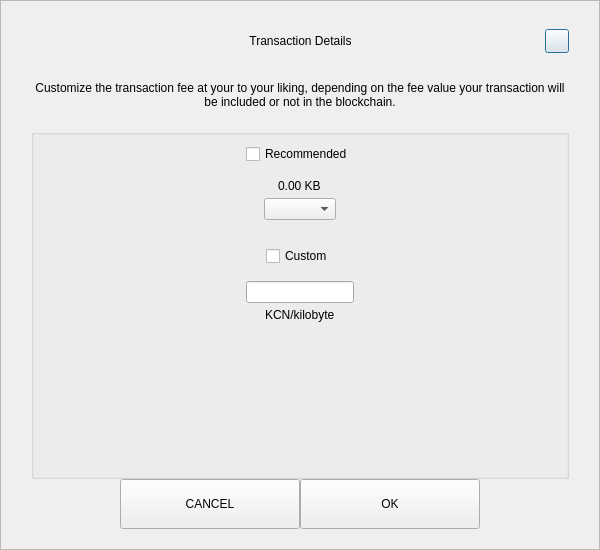
<?xml version="1.0" encoding="UTF-8"?>
<ui version="4.0">
 <class>SendCustomFeeDialog</class>
 <widget class="QDialog" name="SendCustomFeeDialog">
  <property name="geometry">
   <rect>
    <x>0</x>
    <y>0</y>
    <width>600</width>
    <height>550</height>
   </rect>
  </property>
  <property name="windowTitle">
   <string>Form</string>
  </property>
  <layout class="QVBoxLayout" name="verticalLayout_3">
   <property name="spacing">
    <number>0</number>
   </property>
   <property name="leftMargin">
    <number>0</number>
   </property>
   <property name="topMargin">
    <number>0</number>
   </property>
   <property name="rightMargin">
    <number>0</number>
   </property>
   <property name="bottomMargin">
    <number>0</number>
   </property>
   <item>
    <widget class="QFrame" name="frame">
     <property name="styleSheet">
      <string notr="true"/>
     </property>
     <property name="frameShape">
      <enum>QFrame::StyledPanel</enum>
     </property>
     <property name="frameShadow">
      <enum>QFrame::Raised</enum>
     </property>
     <layout class="QVBoxLayout" name="verticalLayout_2">
      <property name="spacing">
       <number>0</number>
      </property>
      <property name="leftMargin">
       <number>30</number>
      </property>
      <property name="topMargin">
       <number>20</number>
      </property>
      <property name="rightMargin">
       <number>30</number>
      </property>
      <property name="bottomMargin">
       <number>20</number>
      </property>
      <item>
       <layout class="QHBoxLayout" name="horizontalLayout_3">
        <property name="spacing">
         <number>0</number>
        </property>
        <item>
         <spacer name="horizontalSpacer_21">
          <property name="orientation">
           <enum>Qt::Horizontal</enum>
          </property>
          <property name="sizeHint" stdset="0">
           <size>
            <width>40</width>
            <height>20</height>
           </size>
          </property>
         </spacer>
        </item>
        <item>
         <widget class="QLabel" name="labelTitle">
          <property name="minimumSize">
           <size>
            <width>0</width>
            <height>40</height>
           </size>
          </property>
          <property name="maximumSize">
           <size>
            <width>16777215</width>
            <height>40</height>
           </size>
          </property>
          <property name="styleSheet">
           <string notr="true">padding-left:24px;</string>
          </property>
          <property name="text">
           <string>Transaction Details</string>
          </property>
          <property name="alignment">
           <set>Qt::AlignCenter</set>
          </property>
          <property name="margin">
           <number>7</number>
          </property>
         </widget>
        </item>
        <item>
         <spacer name="horizontalSpacer">
          <property name="orientation">
           <enum>Qt::Horizontal</enum>
          </property>
          <property name="sizeHint" stdset="0">
           <size>
            <width>40</width>
            <height>20</height>
           </size>
          </property>
         </spacer>
        </item>
        <item>
         <widget class="QPushButton" name="btnEsc">
          <property name="minimumSize">
           <size>
            <width>24</width>
            <height>24</height>
           </size>
          </property>
          <property name="maximumSize">
           <size>
            <width>24</width>
            <height>24</height>
           </size>
          </property>
          <property name="text">
           <string/>
          </property>
         </widget>
        </item>
       </layout>
      </item>
      <item>
       <spacer name="verticalSpacer_2">
        <property name="orientation">
         <enum>Qt::Vertical</enum>
        </property>
        <property name="sizeType">
         <enum>QSizePolicy::Fixed</enum>
        </property>
        <property name="sizeHint" stdset="0">
         <size>
          <width>20</width>
          <height>20</height>
         </size>
        </property>
       </spacer>
      </item>
      <item>
       <widget class="QLabel" name="labelMessage">
        <property name="text">
         <string>Customize the transaction fee at your to your liking, depending on the fee value your transaction will be included or not in the blockchain.</string>
        </property>
        <property name="alignment">
         <set>Qt::AlignCenter</set>
        </property>
        <property name="wordWrap">
         <bool>true</bool>
        </property>
       </widget>
      </item>
      <item>
       <spacer name="verticalSpacer_3">
        <property name="orientation">
         <enum>Qt::Vertical</enum>
        </property>
        <property name="sizeType">
         <enum>QSizePolicy::Fixed</enum>
        </property>
        <property name="sizeHint" stdset="0">
         <size>
          <width>20</width>
          <height>20</height>
         </size>
        </property>
       </spacer>
      </item>
      <item>
       <widget class="QGroupBox" name="groupBox">
        <property name="title">
         <string/>
        </property>
        <layout class="QVBoxLayout" name="verticalLayout">
         <property name="leftMargin">
          <number>12</number>
         </property>
         <property name="rightMargin">
          <number>12</number>
         </property>
         <item>
          <layout class="QVBoxLayout" name="verticalLayout_4">
           <property name="spacing">
            <number>5</number>
           </property>
           <item alignment="Qt::AlignHCenter">
            <widget class="QCheckBox" name="checkBoxRecommended">
             <property name="text">
              <string>Recommended</string>
             </property>
            </widget>
           </item>
           <item>
            <spacer name="verticalSpacer_5">
             <property name="orientation">
              <enum>Qt::Vertical</enum>
             </property>
             <property name="sizeType">
              <enum>QSizePolicy::Fixed</enum>
             </property>
             <property name="sizeHint" stdset="0">
              <size>
               <width>20</width>
               <height>10</height>
              </size>
             </property>
            </spacer>
           </item>
           <item alignment="Qt::AlignHCenter">
            <widget class="QLabel" name="labelFee">
             <property name="text">
              <string>0.00 KB</string>
             </property>
            </widget>
           </item>
           <item alignment="Qt::AlignHCenter">
            <widget class="QComboBox" name="comboBoxRecommended"/>
           </item>
          </layout>
         </item>
         <item>
          <spacer name="verticalSpacer">
           <property name="orientation">
            <enum>Qt::Vertical</enum>
           </property>
           <property name="sizeType">
            <enum>QSizePolicy::Fixed</enum>
           </property>
           <property name="sizeHint" stdset="0">
            <size>
             <width>20</width>
             <height>20</height>
            </size>
           </property>
          </spacer>
         </item>
         <item>
          <layout class="QVBoxLayout" name="verticalLayout_5">
           <property name="spacing">
            <number>5</number>
           </property>
           <item alignment="Qt::AlignHCenter">
            <widget class="QCheckBox" name="checkBoxCustom">
             <property name="text">
              <string>Custom</string>
             </property>
            </widget>
           </item>
           <item>
            <spacer name="verticalSpacer_6">
             <property name="orientation">
              <enum>Qt::Vertical</enum>
             </property>
             <property name="sizeType">
              <enum>QSizePolicy::Fixed</enum>
             </property>
             <property name="sizeHint" stdset="0">
              <size>
               <width>20</width>
               <height>10</height>
              </size>
             </property>
            </spacer>
           </item>
           <item alignment="Qt::AlignHCenter">
            <widget class="QLineEdit" name="lineEditCustomFee"/>
           </item>
           <item alignment="Qt::AlignHCenter">
            <widget class="QLabel" name="labelCustomFee">
             <property name="text">
              <string>KCN/kilobyte</string>
             </property>
            </widget>
           </item>
          </layout>
         </item>
         <item>
          <spacer name="verticalSpacer_4">
           <property name="orientation">
            <enum>Qt::Vertical</enum>
           </property>
           <property name="sizeHint" stdset="0">
            <size>
             <width>20</width>
             <height>40</height>
            </size>
           </property>
          </spacer>
         </item>
        </layout>
       </widget>
      </item>
      <item>
       <layout class="QHBoxLayout" name="horizontalLayout" stretch="1,2,2,1">
        <item>
         <spacer name="horizontalSpacer1">
          <property name="orientation">
           <enum>Qt::Horizontal</enum>
          </property>
          <property name="sizeHint" stdset="0">
           <size>
            <width>40</width>
            <height>20</height>
           </size>
          </property>
         </spacer>
        </item>
        <item>
         <widget class="QPushButton" name="btnCancel">
          <property name="minimumSize">
           <size>
            <width>180</width>
            <height>50</height>
           </size>
          </property>
          <property name="focusPolicy">
           <enum>Qt::NoFocus</enum>
          </property>
          <property name="text">
           <string>CANCEL</string>
          </property>
         </widget>
        </item>
        <item>
         <widget class="QPushButton" name="btnSave">
          <property name="minimumSize">
           <size>
            <width>180</width>
            <height>50</height>
           </size>
          </property>
          <property name="focusPolicy">
           <enum>Qt::NoFocus</enum>
          </property>
          <property name="text">
           <string>OK</string>
          </property>
         </widget>
        </item>
        <item>
         <spacer name="horizontalSpacer_2">
          <property name="orientation">
           <enum>Qt::Horizontal</enum>
          </property>
          <property name="sizeHint" stdset="0">
           <size>
            <width>40</width>
            <height>20</height>
           </size>
          </property>
         </spacer>
        </item>
       </layout>
      </item>
     </layout>
    </widget>
   </item>
  </layout>
 </widget>
 <resources/>
 <connections/>
</ui>
